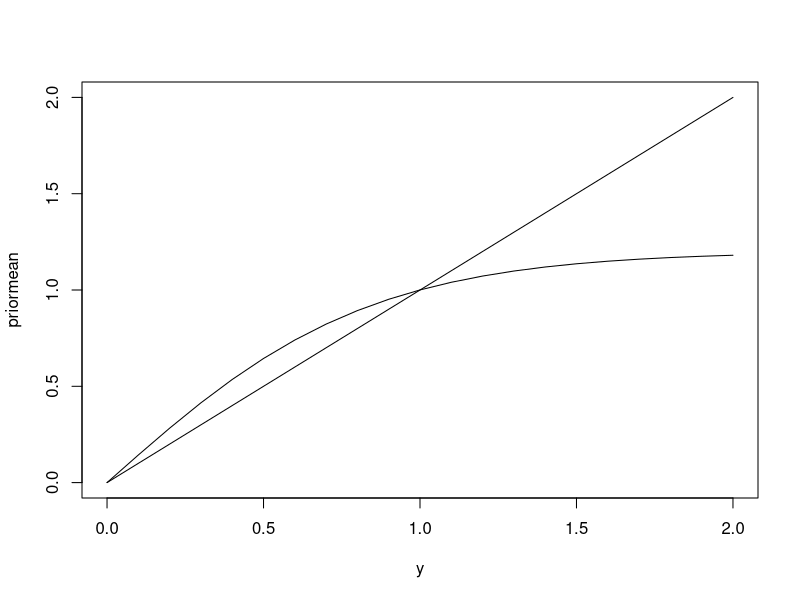

Here is the R script that generated this plot: (Note: this script raises an error after producing the figure.)
{
y = seq(0,2,0.1)
theta = 1.2
posteriormean = theta*(exp(2*theta*y)-1)/(exp(2*theta*y)+1)
priormean = y
plot(y,priormean,type='l')
lines(y,posteriormean)
}

combination <- function(n,x){
  return(factorial(n)/(factorial(x)*factorial(n-x)))
}

betatail <- function(a,b,quantile){
  return(quantile(rbeta(10000,a,b),probs = quantile))
}

HDP <- function(theta,n,a,b,alpha){
  input = 0:n
  
  thetalow = mapply(betatail, input + a, n - input + b, quantile = alpha/2)
  thetaup = mapply(betatail, input + a, n - input + b, quantile = 1- alpha/2)
  
  lower = (theta<thetalow)*combination(n,input)*(theta^input)*((1-theta)^(n-input))
  upper = (theta>thetaup)*combination(n,input)*(theta^input)*((1-theta)^(n-input))
  coverage = c(sum(lower),1-sum(upper)-sum(lower))
  return(coverage)
}

{
  #Figure4.6
  a = c(0.5,1,5)
  theta = seq(0,1,0.05)
  cover = theta
  for(i in 1:3){
    temp = t(mapply(HDP,theta,10,a[i],a[i],alpha))
    cover = cbind(cover,temp)
  }
  plot(theta,cover[,7],type = 'l',col="blue")
  for(i in 3:7){
    lines(theta,cover[,i])
  }
}
